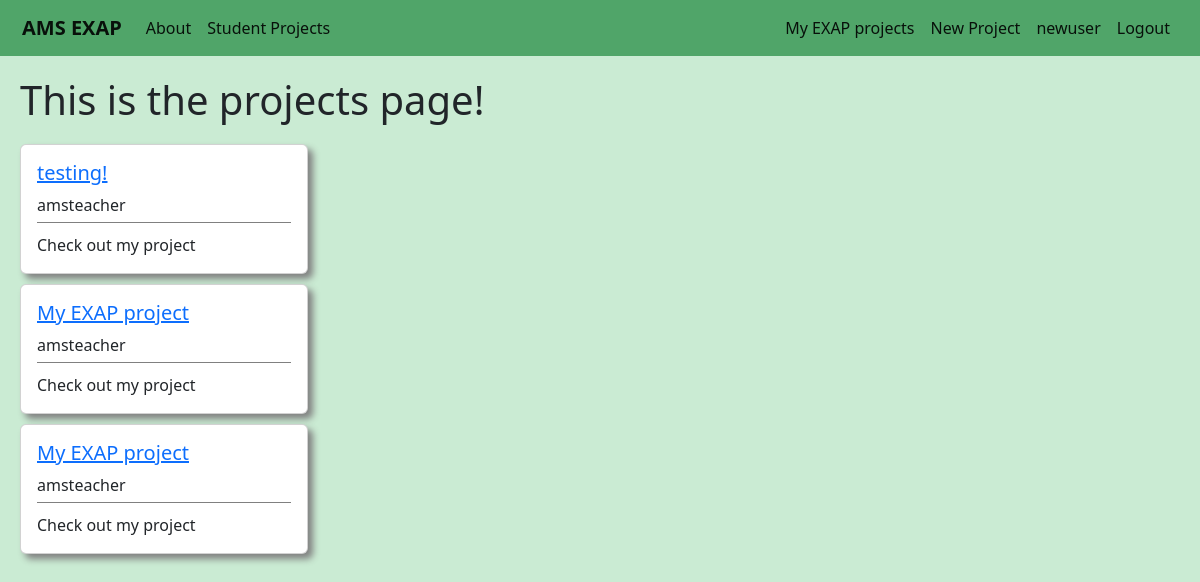
The app's page /users/projects/ (signed in), older data.
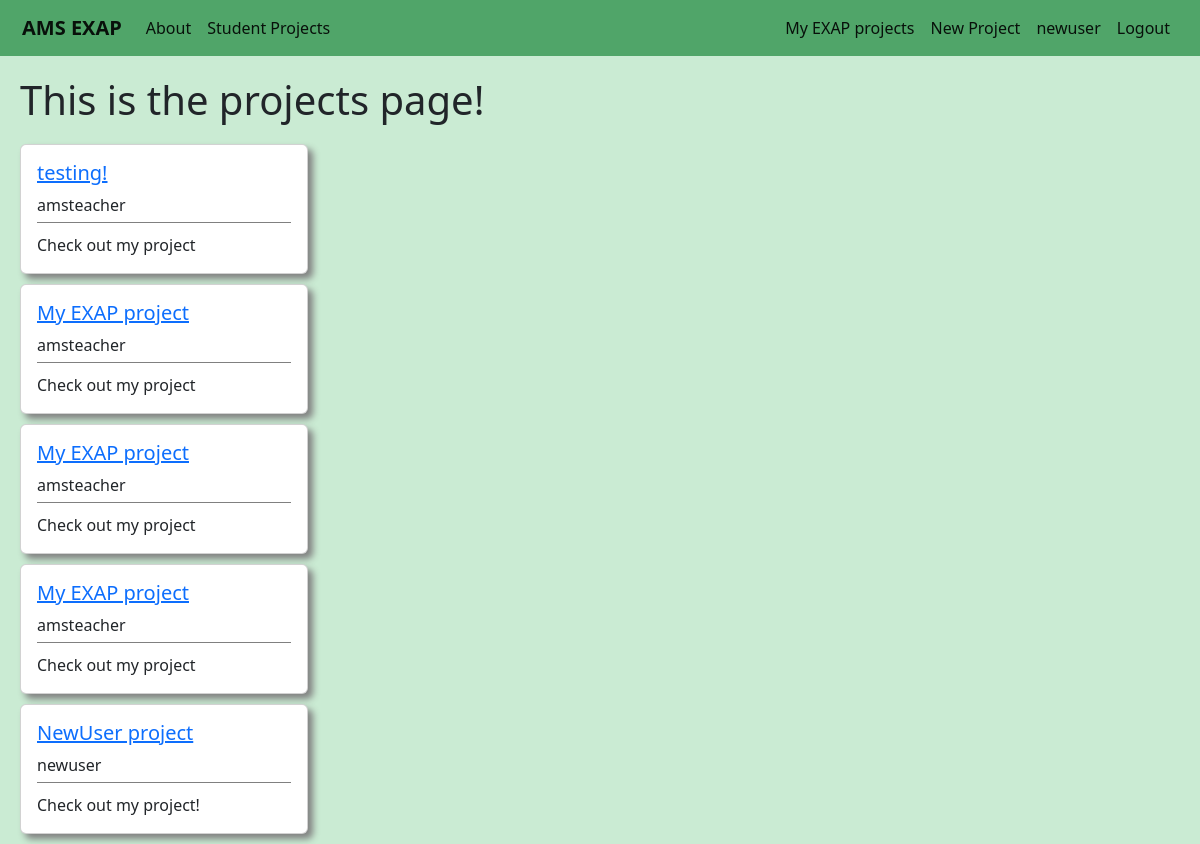
The same page, newer data.
### users/models.py (models this page shows, shortened)
class Project(models.Model):
    student = models.ForeignKey(User,on_delete=models.CASCADE)
    period = models.IntegerField(default=1)
    title = models.CharField(max_length=50,default='My EXAP project')
    blurb = models.CharField(max_length=100,default='Check out my project')
    description = models.TextField(default="I haven't written my project description yet, but trust me it will be awesome!")

### users/views.py (the view)
# urls.py: path('projects/',ProjectListView.as_view(),name='users-studentprojects'),
class ProjectListView(ListView):
    model = Project
    template_name = 'users/studentprojects.html'
    context_object_name = 'projects'

### users/templates/users/studentprojects.html
{% extends 'main/base.html' %}
{% block content %}
<div class='page-title'>
    <h1>This is the projects page!</h1>
</div>
{% if user.is_authenticated %}
    <div class='projects-div'>
        {% for project in projects %}
            <div class="card project-card" style="width: 18rem;">
                <div class="card-body project-card-body">
                    <h5><a class="article-title" href="{% url 'project-details' project.pk %}">{{ project.title }}</a></h5>
                    <h8 class="card-title project-card-student">{{ project.student.username }}</h8>
                    <div class='project-card-blurb'>
                        <p class="card-text project-card-text">{{ project.blurb }}</p>
                    </div>
                </div>
            </div>
        {% endfor %}
    </div>
{% endif %}
{% endblock content %}

Row changes from the older to the newer data that the page shows:
added Project: title "My EXAP project", student.username "amsteacher", blurb "Check out my project"
added Project: title "NewUser project", student.username "newuser", blurb "Check out my project!"
